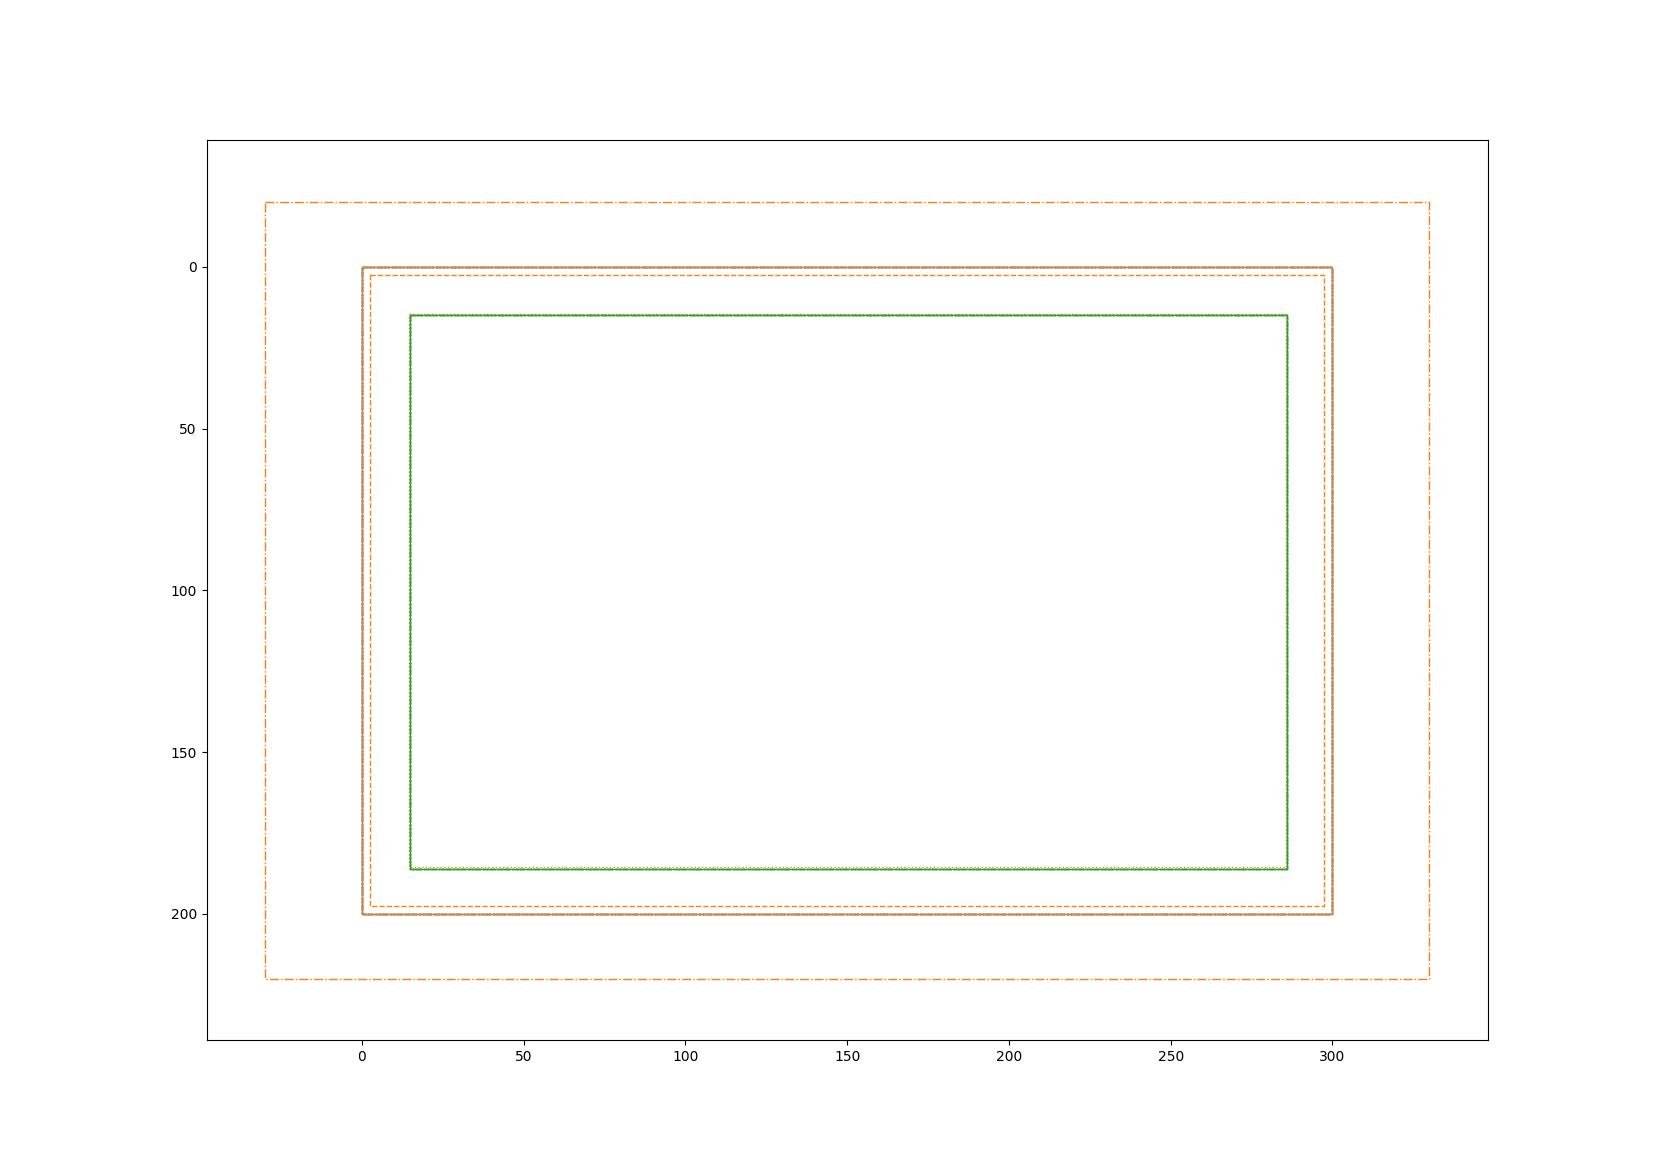

Write Python code to recreate this figure.
import matplotlib.pyplot as plt
from matplotlib.patches import Rectangle

from stretchable import Box, Node, reset
from stretchable.style.core import Rect, Size, pct


def print_layout(
    node: Node,
    level: int = 0,
    *,
    box_type: Box = Box.BORDER,
    relative: bool = True,
):
    box = node.get_layout(box_type, relative=relative)
    print(" " * level + box_type._name_ + ": " + str(box))
    # for t in Box:
    #     box = node.get_layout(t, relative=relative)
    #     print(" " * level + t._name_ + ": " + str(box))
    for child in node.children:
        print_layout(child, level + 2, box_type=box_type, relative=relative)


def plot_node(node: Node, ax, index: int = 0, flip_y: bool = False):
    for t in Box:
        box = node.get_layout(t, relative=False, flip_y=flip_y)
        ax.add_patch(
            Rectangle(
                (box.x, box.y),
                box.width,
                box.height,
                edgecolor=f"C{index}",
                linestyle=linestyles[t],
                facecolor="none",
            )
        )
        if t == Box.BORDER:
            ax.annotate(f"Node {index}", (box.x, box.y), color=f"C{index}")

    for child in node.children:
        plot_node(child, ax, index=index + 1, flip_y=flip_y)


if __name__ == "__main__":
    reset()

    linestyles = {
        Box.CONTENT: "dotted",
        Box.PADDING: "dashed",
        Box.BORDER: "solid",
        Box.MARGIN: "dashdot",
    }

    """
    NOTE:   There is an issue with rounding. For example, float borders and the calculated boxes will not line up.

    """

    m, b, p = 30, 3, 10 * pct

    root = Node(
        border=Rect(b, b, b, b),
    ).add(
        Node(
            size=Size(300, 200),
            margin=Rect(m, m, m, m),
            border=Rect(b, b, b, b),
            padding=Rect(p, p, p, p),
        ).add(
            Node(
                size=Size(100 * pct, 100 * pct),
                border=Rect(b, b, b, b),
                padding=Rect(0.75 * p, 0.75 * p, 0.75 * p, 0.75 * p),
            ).add(
                Node(
                    size=Size(100 * pct, 100 * pct),
                    border=Rect(b, b, b, b),
                    padding=Rect(0.5 * p, 0.5 * p, 0.5 * p, 0.5 * p),
                )
            ),
        ),
    )

    # Which of these supports percentages:
    #   Border, margin, padding ?
    #   Enforce requirement

    # THERE IS AN ISSUE WITH PERCENTAGES
    # HOW DOES CSS/STRETCH INTERPRET PERCENTAGES
    # If using

    w, h = 500, 500
    layout = root.compute_layout(Size(w, h))

    print_layout(root, box_type=Box.MARGIN, relative=False)

    fig, ax = plt.subplots(figsize=(420 / 25.4, 297 / 25.4))

    flip_y = False
    plot_node(root, ax, flip_y=flip_y)
    ax.set_xlim(left=0, right=w)
    ax.set_ylim(top=h, bottom=0)
    if not flip_y:
        ax.invert_yaxis()
    ax.axis("equal")

    plt.savefig("demos/example.jpg")

    # %%
